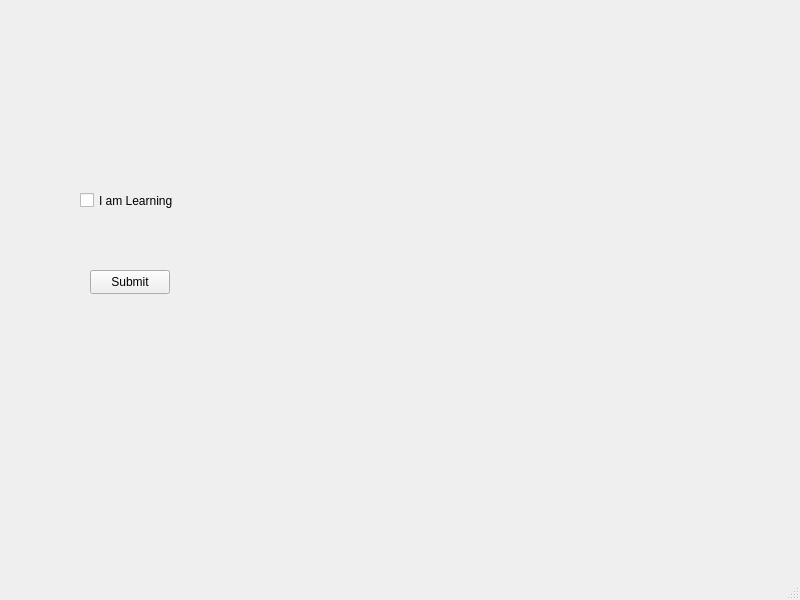
<?xml version="1.0" encoding="UTF-8"?>
<ui version="4.0">
 <class>MainWindow</class>
 <widget class="QMainWindow" name="MainWindow">
  <property name="geometry">
   <rect>
    <x>0</x>
    <y>0</y>
    <width>800</width>
    <height>600</height>
   </rect>
  </property>
  <property name="windowTitle">
   <string>MainWindow</string>
  </property>
  <widget class="QWidget" name="centralwidget">
   <widget class="QCheckBox" name="checkBox">
    <property name="geometry">
     <rect>
      <x>80</x>
      <y>140</y>
      <width>281</width>
      <height>121</height>
     </rect>
    </property>
    <property name="text">
     <string>I am Learning</string>
    </property>
   </widget>
   <widget class="QPushButton" name="pushButton">
    <property name="geometry">
     <rect>
      <x>90</x>
      <y>270</y>
      <width>80</width>
      <height>24</height>
     </rect>
    </property>
    <property name="text">
     <string>Submit</string>
    </property>
   </widget>
  </widget>
  <widget class="QMenuBar" name="menubar">
   <property name="geometry">
    <rect>
     <x>0</x>
     <y>0</y>
     <width>800</width>
     <height>21</height>
    </rect>
   </property>
  </widget>
  <widget class="QStatusBar" name="statusbar"/>
 </widget>
 <resources/>
 <connections/>
</ui>
